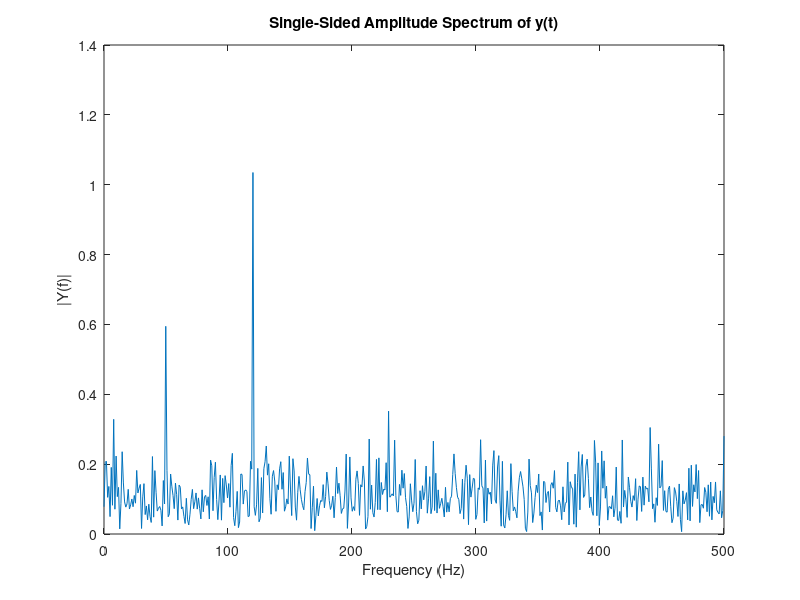

MATLAB code to generate this figure:
clf

% Variables
SIGMA = 1;
NU_0  = 10;         % Centre freq in Hz
NU = -20:0.01:20;   % Freq range around centre in Hz



%%====================================
%
%    Function definition for a Gaussian
%

CONST = 1/(2*SIGMA*sqrt(2*pi));  % Constant term
DENOM = -1/(2*SIGMA*SIGMA);      % Denominators in exp() argument

NUMER_1 = (NU - NU_0).^2;        % 1st term numerator
NUMER_2 = (NU + NU_0).^2;        % 2nd term numerator

ARG_1 = NUMER_1 * DENOM;         % Combine numerator and denominator
ARG_2 = NUMER_2 * DENOM;         % Combine numerator and denominator

AMP = CONST * (exp(ARG_1) + exp(ARG_2));    % Power spectrum is defined as a Gaussian

figure(1)
clf
plot(NU,AMP)

%%======================







%%====================================
%
%    Take the I.F.T of AMP
%

DELAY = fft(AMP);
s = fftshift(real(DELAY));
plot(NU,s)

%%======================







%%====================================
%
%    This is the result of an analytic
%    F.T function
%

A = exp(-2*(pi*NU*SIGMA).^2);
B = cos( 2* pi*NU_0*NU);
R = A.*B;     % I.F.T of AMP is the DELAY

%%======================












Fs = 1000;                    % Sampling frequency
T = 1/Fs;                     % Sample time
L = 1000;                     % Length of signal
t = (0:L-1)*T;                % Time vector
% Sum of a 50 Hz sinusoid and a 120 Hz sinusoid

x = 0.7*sin(2*pi*50*t) + sin(2*pi*120*t);
y = x + 2*randn(size(t));     % Sinusoids plus noise
plot(Fs*t(1:50),y(1:50))

NFFT = 2^nextpow2(L); % Next power of 2 from length of y
Y = fft(y,NFFT)/L;
f = Fs/2*linspace(0,1,NFFT/2+1);

% Plot single-sided amplitude spectrum.
plot(f,2*abs(Y(1:NFFT/2+1)))
title('Single-Sided Amplitude Spectrum of y(t)')
xlabel('Frequency (Hz)')
ylabel('|Y(f)|')